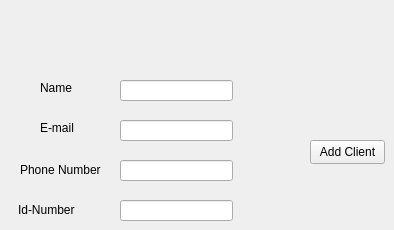
        <widget class="QWidget" name="tab_17">
         <attribute name="title">
          <string>Tab 2</string>
         </attribute>
         <widget class="QLineEdit" name="lineEdit_22">
          <property name="geometry">
           <rect>
            <x>120</x>
            <y>80</y>
            <width>113</width>
            <height>21</height>
           </rect>
          </property>
         </widget>
         <widget class="QLineEdit" name="lineEdit_23">
          <property name="geometry">
           <rect>
            <x>120</x>
            <y>120</y>
            <width>113</width>
            <height>21</height>
           </rect>
          </property>
         </widget>
         <widget class="QLineEdit" name="lineEdit_24">
          <property name="geometry">
           <rect>
            <x>120</x>
            <y>160</y>
            <width>113</width>
            <height>21</height>
           </rect>
          </property>
         </widget>
         <widget class="QLineEdit" name="lineEdit_25">
          <property name="geometry">
           <rect>
            <x>120</x>
            <y>200</y>
            <width>113</width>
            <height>21</height>
           </rect>
          </property>
         </widget>
         <widget class="QLabel" name="label_21">
          <property name="geometry">
           <rect>
            <x>40</x>
            <y>80</y>
            <width>49</width>
            <height>16</height>
           </rect>
          </property>
          <property name="text">
           <string>Name</string>
          </property>
         </widget>
         <widget class="QLabel" name="label_22">
          <property name="geometry">
           <rect>
            <x>40</x>
            <y>120</y>
            <width>49</width>
            <height>16</height>
           </rect>
          </property>
          <property name="text">
           <string>E-mail</string>
          </property>
         </widget>
         <widget class="QLabel" name="label_23">
          <property name="geometry">
           <rect>
            <x>20</x>
            <y>160</y>
            <width>91</width>
            <height>20</height>
           </rect>
          </property>
          <property name="text">
           <string>Phone Number</string>
          </property>
         </widget>
         <widget class="QLabel" name="label_24">
          <property name="geometry">
           <rect>
            <x>18</x>
            <y>200</y>
            <width>91</width>
            <height>20</height>
           </rect>
          </property>
          <property name="text">
           <string>Id-Number</string>
          </property>
         </widget>
         <widget class="QPushButton" name="pushButton_18">
          <property name="geometry">
           <rect>
            <x>310</x>
            <y>140</y>
            <width>75</width>
            <height>24</height>
           </rect>
          </property>
          <property name="text">
           <string>Add Client</string>
          </property>
         </widget>
        </widget>
